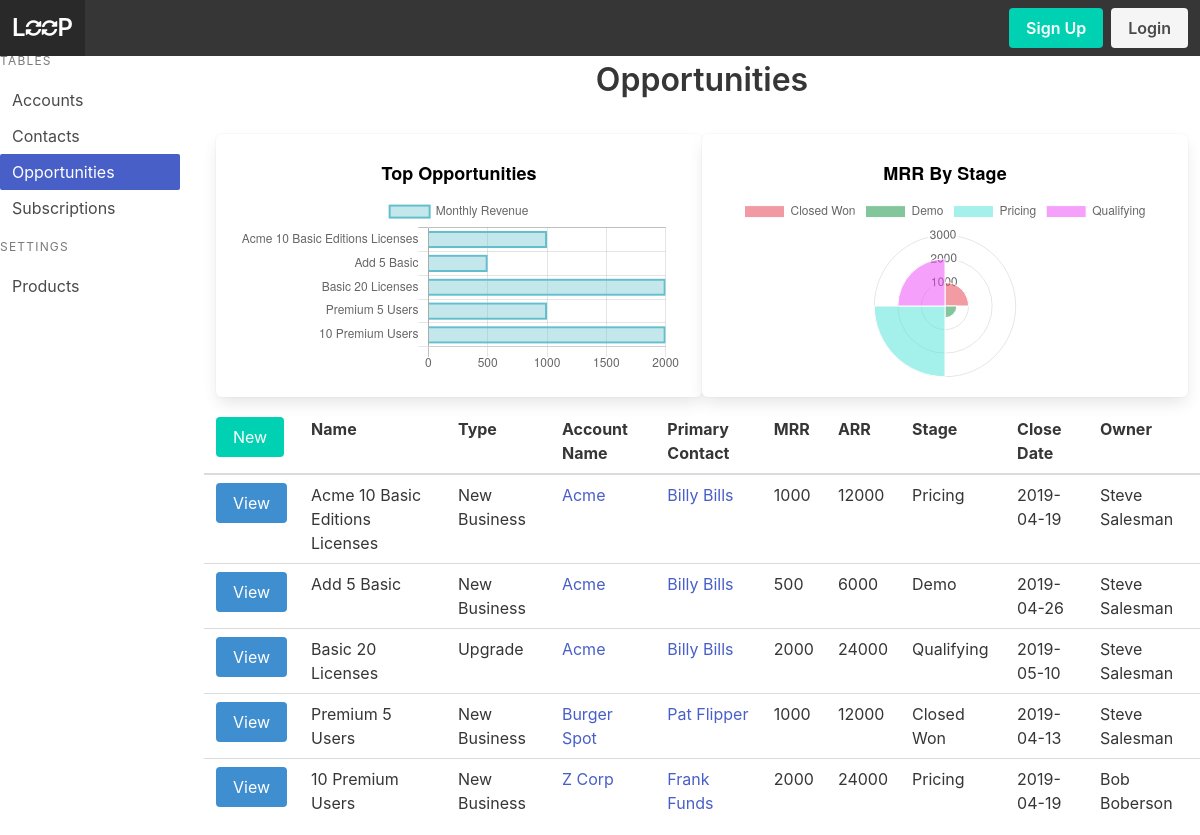
/opportunity/r, run on an earlier commit of the app's database.
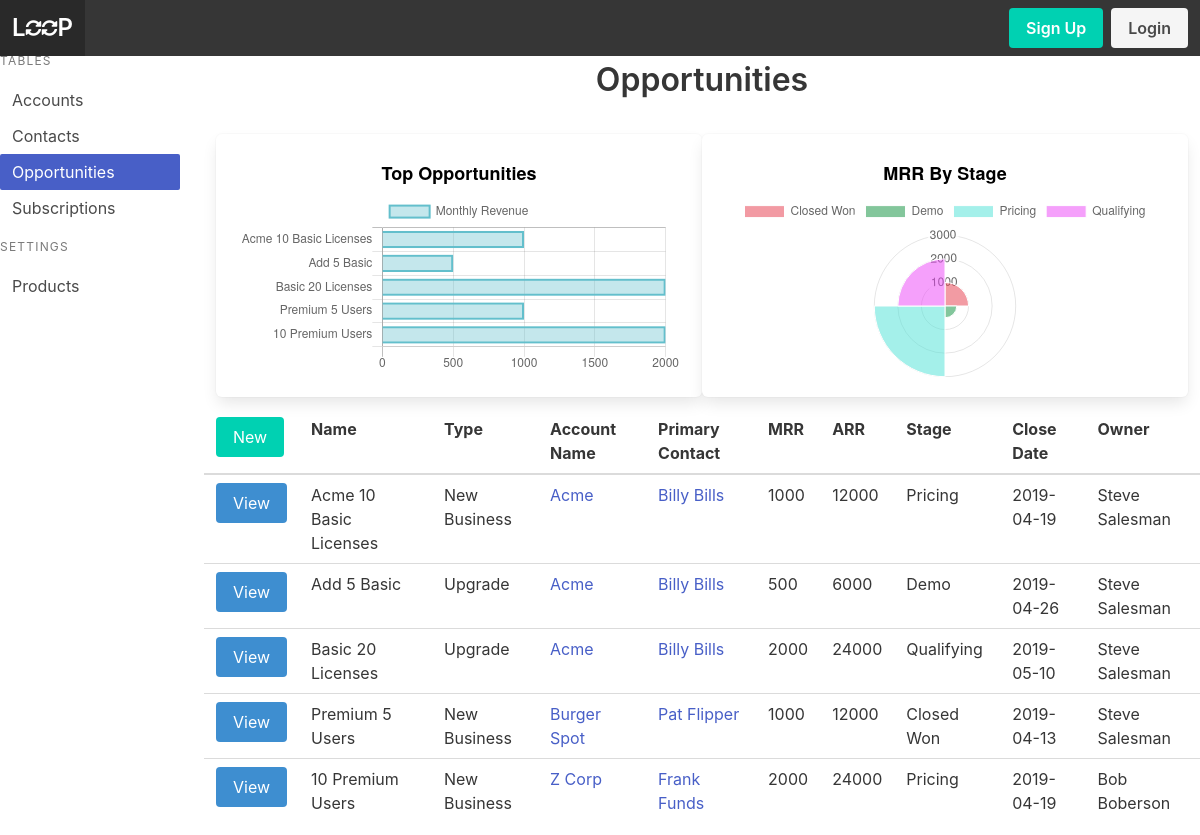
And on a later commit of the database.
### models.py (models this page shows, shortened)
class Opportunity(Model):
    account = ForeignKeyField(model=Account, null=True, backref='opportunity')
    name = CharField()
    owner = ForeignKeyField(model=User, null=True, backref='owner')
    opportunity_type = CharField()
    primary_contact = ForeignKeyField(model=Contact, null=True, backref='opportunity')
    mrr = DecimalField()
    arr = DecimalField()
    stage = CharField()
    close_date = DateField()
    created_by = ForeignKeyField(model=User, null=True, backref='creator')
    class Meta:
        database = DATABASE

class Account(Model):
    name = CharField()
    owner = ForeignKeyField(model=User, null=True, backref='owner')
    created_by = ForeignKeyField(model=User, null=True, backref='creator')
    account_type = CharField()
    street = CharField()
    city = CharField()
    state = CharField()
    country = CharField()
    website = CharField()
    mrr = DecimalField()
    arr = DecimalField()
    class Meta:
        database = DATABASE

class Contact(Model):
    account = ForeignKeyField(model=Account, null=True, backref='contact')
    owner = ForeignKeyField(model=User, null=True, backref='owner')
    created_by = ForeignKeyField(model=User, null=True, backref='creator')
    first_name = CharField()
    last_name = CharField()
    title = CharField()
    department = CharField()
    street = CharField()
    city = CharField()
    state = CharField()
    country = CharField()
    phone = CharField()
    email = CharField()
    class Meta:
        database = DATABASE

class User(UserMixin, Model):
    username = CharField(unique=True)
    fullname = CharField()
    email = CharField(unique=True)
    password = CharField(max_length=100)
    joined_at = DateTimeField(default=datetime.datetime.now)
    is_admin = BooleanField(default=False)
    class Meta:
        database = DATABASE

### app.py (the view, shortened to what this page needs)
@app.route('/opportunity', methods=['GET'])
@app.route('/opportunity/', methods=['GET'])
@app.route('/opportunity/r', methods=['GET'])
@app.route('/opportunity/<opportunityid>', methods=['GET'])
@app.route('/opportunity/<opportunityid>/', methods=['GET'])
@app.route('/opportunity/<opportunityid>/r', methods=['GET'])
def opportunity(opportunityid=None):
    opportunities = models.Opportunity.select()
    opp_stage_data = models.Opportunity.select(models.Opportunity.stage,fn.SUM(models.Opportunity.mrr).alias('mrr_in_stage')).group_by(models.Opportunity.stage)
    title = 'Opportunities'
    return render_template('opportunity.html', opportunities=opportunities, title=title, opp_stage_data=opp_stage_data)

### app.py (called while the page is built)
@app.before_request
def before_request():
    g.db = models.DATABASE
    g.db.connect()
    g.user = current_user

@app.after_request
def after_request(response):
    g.db.close()
    return response

### templates/opportunity.html (shortened to what this page needs)
{% extends 'index.html' %}
{% from 'macros.html' import render_opportunity %}
{% block content %}
<div>
    <div class='tile is-parent'>
        <div class="tile is-child box"><canvas id='graph-1'></canvas></div>
        <div class="tile is-child box"><canvas id='graph-2'></canvas></div>
    </div>
    <table class="table is-fullwidth is-hoverable">
        <thead>
            <tr>
                <td><a class='button is-primary' href="{{url_for('create_opportunity')}}">New</a></td>
                <th>Name</th>
                <th>Type</th>
                <th>Account Name</th>
                <th>Primary Contact</th>
                <th>MRR</th>
                <th>ARR</th>
                <th>Stage</th>
                <th>Close Date</th>
                <th>Owner</th>
            </tr>
        </thead>
        <tbody>
            {% for opportunity in opportunities %}
                {{ render_opportunity(opportunity) }}
            {% endfor %}
        </tbody>
    </table>
</div>
{% endblock %}

### templates/macros.html (shortened to what this page needs)
{% macro render_opportunity(opportunity) %}
    <tr>
        <td><a class='button is-info' href="{{url_for('opportunity', opportunityid=opportunity.id)}}">View</a></td>
        <td>{{opportunity.name}}</td>
        <td>{{opportunity.opportunity_type}}</td>
        <td>{% if opportunity.account %}<a href="{{url_for('account', accountid=opportunity.account.id)}}">{{opportunity.account.name}}</a>{% endif %}</td>
        <td>{% if opportunity.primary_contact %}<a href="{{url_for('contact',contactid=opportunity.primary_contact.id)}}">{{opportunity.primary_contact.first_name + ' ' + opportunity.primary_contact.last_name}}</a>{% endif %}</td>
        <td>{{opportunity.mrr}}</td>
        <td>{{opportunity.arr}}</td>
        <td>{{opportunity.stage}}</td>
        <td>{{opportunity.close_date}}</td>
        <td>{% if opportunity.owner %}{{opportunity.owner.fullname}}{% endif %}</td>
    </tr>
{% endmacro %}

What changed in the data, as far as the page shows it:
changed Opportunity: name "Acme 10 Basic Editions Licenses" → "Acme 10 Basic Licenses"
changed Opportunity "Add 5 Basic": opportunity_type "New Business" → "Upgrade"
Also different on the page:
chart data {{ opportunity.name }}: Acme 10 Basic Editions Licenses, Add 5 Basic, Basic 20 Licenses, Premium 5 Users, 10 Premium Users → Acme 10 Basic Licenses, Add 5 Basic, Basic 20 Licenses, Premium 5 Users, 10 Premium Users
